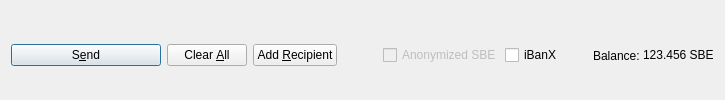
         <widget class="QFrame" name="frame_Send">
          <layout class="QHBoxLayout" name="horizontalLayout">
           <property name="bottomMargin">
            <number>0</number>
           </property>
           <item>
            <widget class="QPushButton" name="sendButton">
             <property name="minimumSize">
              <size>
               <width>150</width>
               <height>0</height>
              </size>
             </property>
             <property name="toolTip">
              <string>Confirm the send action</string>
             </property>
             <property name="text">
              <string>S&amp;end</string>
             </property>
             <property name="icon">
              <iconset resource="../sombe.qrc">
               <normaloff>:/icons/send</normaloff>:/icons/send</iconset>
             </property>
             <property name="autoDefault">
              <bool>false</bool>
             </property>
             <property name="default">
              <bool>true</bool>
             </property>
            </widget>
           </item>
           <item>
            <widget class="QPushButton" name="clearButton">
             <property name="sizePolicy">
              <sizepolicy hsizetype="Minimum" vsizetype="Fixed">
               <horstretch>0</horstretch>
               <verstretch>0</verstretch>
              </sizepolicy>
             </property>
             <property name="toolTip">
              <string>Clear all fields of the form.</string>
             </property>
             <property name="text">
              <string>Clear &amp;All</string>
             </property>
             <property name="icon">
              <iconset resource="../sombe.qrc">
               <normaloff>:/icons/remove</normaloff>:/icons/remove</iconset>
             </property>
             <property name="autoDefault">
              <bool>false</bool>
             </property>
            </widget>
           </item>
           <item>
            <widget class="QPushButton" name="addButton">
             <property name="toolTip">
              <string>Send to multiple recipients at once</string>
             </property>
             <property name="text">
              <string>Add &amp;Recipient</string>
             </property>
             <property name="icon">
              <iconset resource="../sombe.qrc">
               <normaloff>:/icons/add</normaloff>:/icons/add</iconset>
             </property>
             <property name="autoDefault">
              <bool>false</bool>
             </property>
            </widget>
           </item>
           <item>
            <spacer name="horizontalSpacer">
             <property name="orientation">
              <enum>Qt::Horizontal</enum>
             </property>
             <property name="sizeHint" stdset="0">
              <size>
               <width>40</width>
               <height>20</height>
              </size>
             </property>
            </spacer>
           </item>
           <item>
            <layout class="QHBoxLayout" name="horizontalLayout_2">
             <property name="spacing">
              <number>3</number>
             </property>
             <item>
              <widget class="QCheckBox" name="checknSBE">
               <property name="enabled">
                <bool>false</bool>
               </property>
               <property name="text">
                <string>Anonymized SBE</string>
               </property>
              </widget>
             </item>
             <item>
              <widget class="QCheckBox" name="checkiBanTX">
               <property name="enabled">
                <bool>true</bool>
               </property>
               <property name="minimumSize">
                <size>
                 <width>85</width>
                 <height>0</height>
                </size>
               </property>
               <property name="text">
                <string>iBanX</string>
               </property>
              </widget>
             </item>
             <item>
              <widget class="QLabel" name="label">
               <property name="text">
                <string>Balance:</string>
               </property>
              </widget>
             </item>
             <item>
              <widget class="QLabel" name="labelBalance">
               <property name="sizePolicy">
                <sizepolicy hsizetype="Preferred" vsizetype="Fixed">
                 <horstretch>0</horstretch>
                 <verstretch>0</verstretch>
                </sizepolicy>
               </property>
               <property name="cursor">
                <cursorShape>IBeamCursor</cursorShape>
               </property>
               <property name="text">
                <string notr="true">123.456 SBE</string>
               </property>
               <property name="textInteractionFlags">
                <set>Qt::LinksAccessibleByMouse|Qt::TextSelectableByKeyboard|Qt::TextSelectableByMouse</set>
               </property>
              </widget>
             </item>
            </layout>
           </item>
          </layout>
         </widget>
